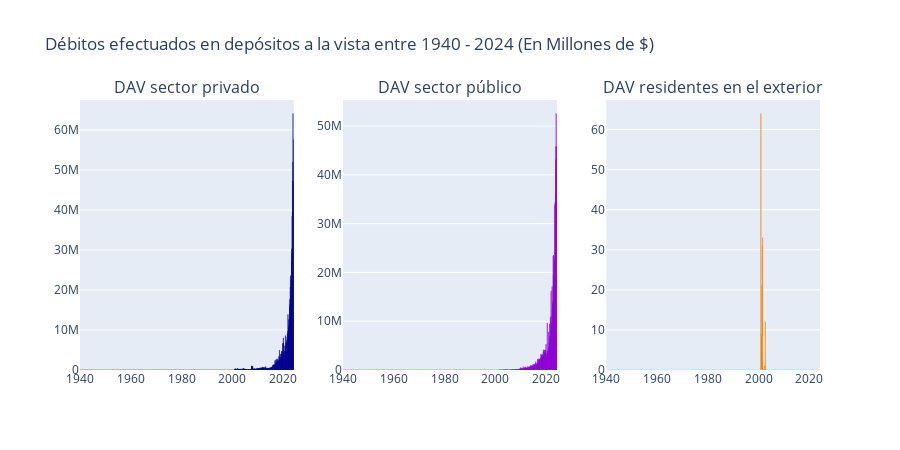

The cell this chart's notebook holds for it:
### Code cell
fig_deposit_vista= make_subplots(rows=1, cols=3,
                                 subplot_titles=(
                                                "DAV sector privado",
                                                "DAV sector público",
                                                "DAV residentes en el exterior"
                                 )
                    )

fig_deposit_vista_private= px.bar(historial_depositos, x="Mes-Año", y="DAV del sector privado", 
                                  title="Depositos a la vista del sector privado 1940 - 2024"
                                 )
fig_deposit_vista_private.update_traces(marker=dict(line=dict(color='Darkblue')))
fig_deposit_vista.add_trace(fig_deposit_vista_private.data[0], row=1, col=1)



fig_deposit_vista_public= px.bar(historial_depositos, x="Mes-Año", y="DAV del sector público",
                                 title="Depositos a la vista del sector público 1940 - 2024"
                                )
fig_deposit_vista_public.update_traces(marker=dict(line=dict(color='Darkviolet')))
fig_deposit_vista.add_trace(fig_deposit_vista_public.data[0], row=1, col=2)



fig_deposit_vista_resident_ext= px.bar(historial_depositos, x="Mes-Año", y="DAV de residentes del exterior",
                                       title="Depositos a la vista de residentes en el exterior 1940 - 2024"
                                      )
fig_deposit_vista_resident_ext.update_traces(marker=dict(line=dict(color='Darkorange')))
fig_deposit_vista.add_trace(fig_deposit_vista_resident_ext.data[0], row=1, col=3)


fig_deposit_vista.update_layout(
    title_text="Débitos efectuados en depósitos a la vista entre 1940 - 2024 (En Millones de $)",
    showlegend=False,
    height=450  # Ajusta la altura según sea necesario
)

fig_deposit_vista.show()

### Figure 1 — Plotly figure (JSON) as saved in the notebook; plotly's stock layout.template omitted (floating-point values rounded to 4 significant figures; data arrays with more than 128 entries replaced by an {"elided": "..."} marker saying what was removed)
{"data": [{"alignmentgroup": "True", "hovertemplate": "Mes-Año=%{x}<br>DAV del sector privado=%{y}<extra></extra>", "legendgroup": "", "marker": {"color": "#636efa", "line": {"color": "Darkblue"}, "pattern": {"shape": ""}}, "name": "", "offsetgroup": "", "orientation": "v", "showlegend": false, "textposition": "auto", "type": "bar", "x": {"elided": "1011 str values"}, "xaxis": "x", "y": {"elided": "1011 int values"}, "yaxis": "y"}, {"alignmentgroup": "True", "hovertemplate": "Mes-Año=%{x}<br>DAV del sector público=%{y}<extra></extra>", "legendgroup": "", "marker": {"color": "#636efa", "line": {"color": "Darkviolet"}, "pattern": {"shape": ""}}, "name": "", "offsetgroup": "", "orientation": "v", "showlegend": false, "textposition": "auto", "type": "bar", "x": {"elided": "1011 str values"}, "xaxis": "x2", "y": {"elided": "1011 int values"}, "yaxis": "y2"}, {"alignmentgroup": "True", "hovertemplate": "Mes-Año=%{x}<br>DAV de residentes del exterior=%{y}<extra></extra>", "legendgroup": "", "marker": {"color": "#636efa", "line": {"color": "Darkorange"}, "pattern": {"shape": ""}}, "name": "", "offsetgroup": "", "orientation": "v", "showlegend": false, "textposition": "auto", "type": "bar", "x": {"elided": "1011 str values"}, "xaxis": "x3", "y": {"elided": "1011 int values"}, "yaxis": "y3"}], "layout": {"annotations": [{"font": {"size": 16}, "showarrow": false, "text": "DAV sector privado", "x": 0.1444, "xanchor": "center", "xref": "paper", "y": 1, "yanchor": "bottom", "yref": "paper"}, {"font": {"size": 16}, "showarrow": false, "text": "DAV sector público", "x": 0.5, "xanchor": "center", "xref": "paper", "y": 1, "yanchor": "bottom", "yref": "paper"}, {"font": {"size": 16}, "showarrow": false, "text": "DAV residentes en el exterior", "x": 0.8556, "xanchor": "center", "xref": "paper", "y": 1, "yanchor": "bottom", "yref": "paper"}], "height": 450, "showlegend": false, "title": {"text": "Débitos efectuados en depósitos a la vista entre 1940 - 2024 (En Millones de $)"}, "xaxis": {"anchor": "y", "domain": [0, 0.2889]}, "xaxis2": {"anchor": "y2", "domain": [0.3556, 0.6444]}, "xaxis3": {"anchor": "y3", "domain": [0.7111, 1]}, "yaxis": {"anchor": "x", "domain": [0, 1]}, "yaxis2": {"anchor": "x2", "domain": [0, 1]}, "yaxis3": {"anchor": "x3", "domain": [0, 1]}}}
